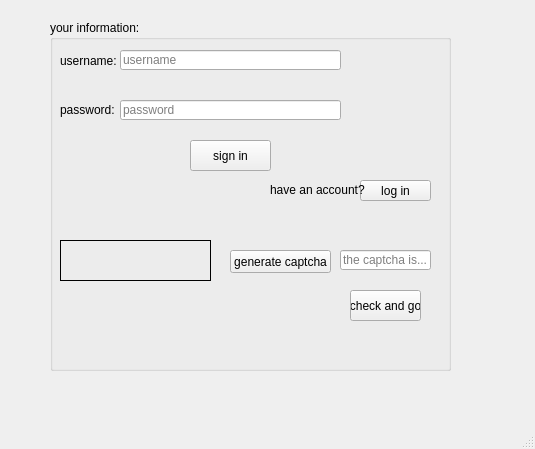
<?xml version="1.0" encoding="UTF-8"?>
<ui version="4.0">
 <class>smp2</class>
 <widget class="QMainWindow" name="smp2">
  <property name="geometry">
   <rect>
    <x>0</x>
    <y>0</y>
    <width>535</width>
    <height>449</height>
   </rect>
  </property>
  <property name="windowTitle">
   <string>MainWindow</string>
  </property>
  <widget class="QWidget" name="centralwidget">
   <widget class="QGroupBox" name="groupBox">
    <property name="geometry">
     <rect>
      <x>50</x>
      <y>20</y>
      <width>401</width>
      <height>351</height>
     </rect>
    </property>
    <property name="title">
     <string>your information:</string>
    </property>
    <widget class="QLabel" name="label">
     <property name="geometry">
      <rect>
       <x>10</x>
       <y>30</y>
       <width>61</width>
       <height>21</height>
      </rect>
     </property>
     <property name="text">
      <string>username:</string>
     </property>
    </widget>
    <widget class="QLineEdit" name="lineEdit_3">
     <property name="geometry">
      <rect>
       <x>70</x>
       <y>30</y>
       <width>221</width>
       <height>20</height>
      </rect>
     </property>
     <property name="placeholderText">
      <string>username</string>
     </property>
    </widget>
    <widget class="QLabel" name="label_2">
     <property name="geometry">
      <rect>
       <x>10</x>
       <y>80</y>
       <width>61</width>
       <height>20</height>
      </rect>
     </property>
     <property name="text">
      <string>password:</string>
     </property>
    </widget>
    <widget class="QLineEdit" name="lineEdit_4">
     <property name="geometry">
      <rect>
       <x>70</x>
       <y>80</y>
       <width>221</width>
       <height>20</height>
      </rect>
     </property>
     <property name="placeholderText">
      <string>password</string>
     </property>
    </widget>
    <widget class="QPushButton" name="pushButton_2">
     <property name="geometry">
      <rect>
       <x>180</x>
       <y>230</y>
       <width>101</width>
       <height>23</height>
      </rect>
     </property>
     <property name="text">
      <string>generate captcha</string>
     </property>
    </widget>
    <widget class="QLineEdit" name="lineEdit_2">
     <property name="geometry">
      <rect>
       <x>290</x>
       <y>230</y>
       <width>91</width>
       <height>20</height>
      </rect>
     </property>
     <property name="placeholderText">
      <string>the captcha is...</string>
     </property>
    </widget>
    <widget class="QPushButton" name="pushButton">
     <property name="geometry">
      <rect>
       <x>300</x>
       <y>270</y>
       <width>71</width>
       <height>31</height>
      </rect>
     </property>
     <property name="text">
      <string>check and go</string>
     </property>
    </widget>
    <widget class="QPushButton" name="pushButton_3">
     <property name="geometry">
      <rect>
       <x>140</x>
       <y>120</y>
       <width>81</width>
       <height>31</height>
      </rect>
     </property>
     <property name="text">
      <string>sign in</string>
     </property>
    </widget>
    <widget class="QLabel" name="label_3">
     <property name="geometry">
      <rect>
       <x>10</x>
       <y>220</y>
       <width>151</width>
       <height>41</height>
      </rect>
     </property>
     <property name="frameShape">
      <enum>QFrame::Box</enum>
     </property>
     <property name="text">
      <string/>
     </property>
    </widget>
    <widget class="QPushButton" name="pushButton_4">
     <property name="geometry">
      <rect>
       <x>310</x>
       <y>160</y>
       <width>71</width>
       <height>21</height>
      </rect>
     </property>
     <property name="text">
      <string>log in</string>
     </property>
    </widget>
    <widget class="QLabel" name="label_4">
     <property name="geometry">
      <rect>
       <x>220</x>
       <y>160</y>
       <width>101</width>
       <height>20</height>
      </rect>
     </property>
     <property name="text">
      <string>have an account?</string>
     </property>
    </widget>
   </widget>
  </widget>
  <widget class="QMenuBar" name="menubar">
   <property name="geometry">
    <rect>
     <x>0</x>
     <y>0</y>
     <width>535</width>
     <height>21</height>
    </rect>
   </property>
  </widget>
  <widget class="QStatusBar" name="statusbar"/>
 </widget>
 <resources/>
 <connections/>
</ui>
